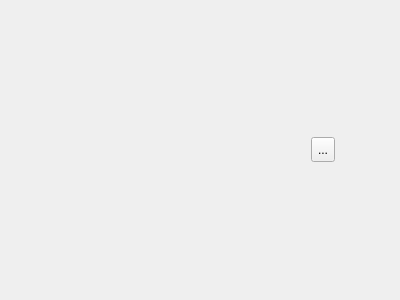
<?xml version="1.0" encoding="UTF-8"?>
<ui version="4.0">
 <class>PlotArea</class>
 <widget class="QWidget" name="PlotArea">
  <property name="geometry">
   <rect>
    <x>0</x>
    <y>0</y>
    <width>400</width>
    <height>300</height>
   </rect>
  </property>
  <property name="windowTitle">
   <string>Form</string>
  </property>
  <layout class="QGridLayout" name="gridLayout">
   <item row="0" column="0">
    <widget class="PlotWidget" name="plotWidget" native="true">
     <property name="maximumSize">
      <size>
       <width>188</width>
       <height>282</height>
      </size>
     </property>
    </widget>
   </item>
   <item row="0" column="1">
    <layout class="QVBoxLayout" name="verticalLayout">
     <property name="sizeConstraint">
      <enum>QLayout::SetMinimumSize</enum>
     </property>
     <item>
      <widget class="QToolButton" name="plotConfigButton">
       <property name="minimumSize">
        <size>
         <width>24</width>
         <height>25</height>
        </size>
       </property>
       <property name="text">
        <string>...</string>
       </property>
      </widget>
     </item>
    </layout>
   </item>
  </layout>
 </widget>
 <customwidgets>
  <customwidget>
   <class>PlotWidget</class>
   <extends>QWidget</extends>
   <header>plotwidget.h</header>
   <container>1</container>
  </customwidget>
 </customwidgets>
 <resources/>
 <connections/>
</ui>
